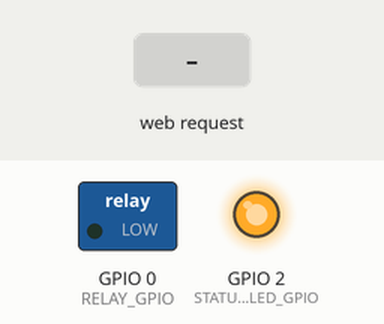
The program below on a simulated ESP8266 (NodeMCU). On the bench: switched loads named in the program (green lamp = pin HIGH), output pins drawn as LEDs (lit = HIGH). Dashed ring = blinking. The test bench sets the inputs (shaded band). WiFi joins after 1.5 s; servers stay silent unless stated; what the program prints to the serial monitor is not drawn.

Above: at 0.15 s.
At 1.25 s:
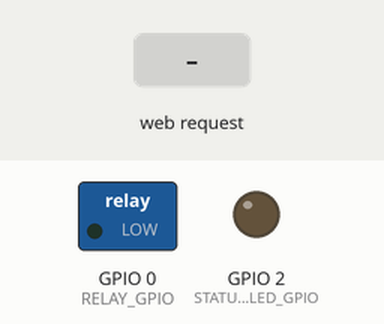
1.3 s: HTTP request GET /api/v1/relay received
At 1.45 s:
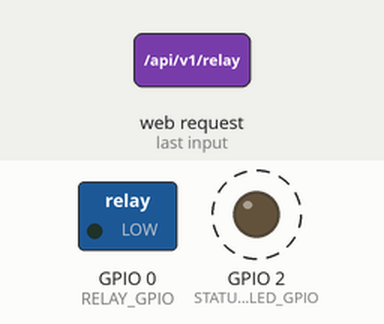
Timing chart, 0 to 4.3 s (numbered marks = the images above; inputs shaded):
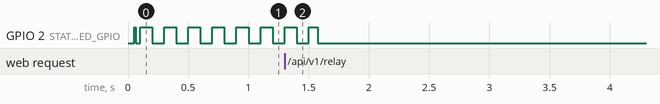

The program:

main.cpp
```cpp
// pump-zone-esp01 — ESP-01/01S irrigation-pump relay node.
//
// Drop-in replacement for the ESP32 ../pump-zone controller: same DEVICE_ID and
// same /api/v1/relay contract, rewritten on the Arduino/ESP8266 stack. Joins the
// AP as a STA, serves the relay control endpoint, enforces a local safety cutoff,
// blinks status on the onboard LED, and accepts OTA updates.

#include <Arduino.h>
#include <ArduinoOTA.h>
#include <ESP8266WiFi.h>

#include "pump_config.h"
#include "relay.h"
#include "secrets.h"  // DEVICE_ID, OTA_PASSWORD
#include "status_led.h"
#include "watchdog.h"
#include "web_server.h"
#include "wifi.h"

static bool s_services_up = false;   // web server + OTA started
static bool s_was_connected = false;

static void ota_begin(void) {
  ArduinoOTA.setHostname(DEVICE_ID);
  ArduinoOTA.setPassword(OTA_PASSWORD);

  ArduinoOTA.onStart([]() {
    // Safety: never leave the pump running across a firmware flash.
    relay_set(false);
    Serial.println("[ota] update starting — pump forced OFF");
  });
  ArduinoOTA.onEnd([]() { Serial.println("[ota] update complete"); });
  ArduinoOTA.onError([](ota_error_t error) {
    Serial.printf("[ota] error %u\n", error);
  });

  ArduinoOTA.begin();
  Serial.printf("[ota] ready as \"%s\"\n", DEVICE_ID);
}

void setup() {
  Serial.begin(115200);
  delay(50);
  Serial.printf("\n[main] pump-zone-esp01 \"%s\" booting\n", DEVICE_ID);

  relay_init();  // forces the pump OFF first thing
  status_led_init();
  status_led_set(LED_CONNECTING);

  wifi_begin();
  watchdog_init();  // arm the device-hang watchdog once boot init is done
  // The HTTP server + OTA come up once WiFi connects (handled in loop()).
}

void loop() {
  relay_loop();       // enforce the max-runtime safety cutoff
  status_led_loop();  // drive blink timing

  const bool connected = wifi_is_connected();
  watchdog_loop(connected);  // feed the watchdog + recover from a wedged link

  // Start services once, on the first successful connection.
  if (connected && !s_was_connected) {
    Serial.println("[wifi] connected");
    Serial.printf("[wifi]   IP:      %s\n", WiFi.localIP().toString().c_str());
    Serial.printf("[wifi]   gateway: %s\n", WiFi.gatewayIP().toString().c_str());
    Serial.printf("[wifi]   subnet:  %s\n", WiFi.subnetMask().toString().c_str());
    Serial.printf("[wifi]   RSSI:    %d dBm\n", WiFi.RSSI());
    Serial.printf("[http]   POST/GET http://%s/api/v1/relay\n", WiFi.localIP().toString().c_str());
    if (!s_services_up) {
      web_server_begin();
      ota_begin();
      s_services_up = true;
    }
  }
  s_was_connected = connected;

  if (s_services_up) {
    web_server_loop();
    ArduinoOTA.handle();
  }

  // LED priority: a running pump overrides connectivity status.
  if (relay_get_state()) {
    status_led_set(LED_PUMP_RUNNING);
  } else if (connected) {
    status_led_set(LED_READY);
  } else {
    status_led_set(s_services_up ? LED_WIFI_LOST : LED_CONNECTING);
  }
}
```

secrets.example.h
```cpp
// Copy to secrets.h and fill in real values. secrets.h is gitignored.
// This node joins the AP as a STA and gets its IP via DHCP — reserve its MAC in
// ap-server's web UI so it inherits the SAME reserved address the ESP32 pump-zone
// used (it is a drop-in replacement; keep DEVICE_ID = "pump_zone_01").
#ifndef SECRETS_H
#define SECRETS_H
#define WIFI_STA_AP_SSID     "MJU-SmartFarm-AP-II"   // AP to join (from ap-server)
#define WIFI_STA_AP_PASSWORD "password"              // change to your AP password
#define DEVICE_ID            "pump_zone_01"          // reuse the main pump's identity (drop-in)
#define OTA_PASSWORD         "change-me-ota"         // ArduinoOTA upload password
#endif // SECRETS_H
```

relay.cpp
```cpp
#include "relay.h"

#include <Arduino.h>

#include "pump_config.h"  // RELAY_GPIO, RELAY_ACTIVE_LEVEL, PUMP_MAX_RUN_MS

// Resolve the active/inactive digital levels from the configured polarity.
#define RELAY_ON_LEVEL  (RELAY_ACTIVE_LEVEL ? HIGH : LOW)
#define RELAY_OFF_LEVEL (RELAY_ACTIVE_LEVEL ? LOW : HIGH)

static bool s_on = false;
static bool s_safety_tripped = false;
static unsigned long s_deadline = 0;  // millis() at which auto-off fires (valid while s_on)

static void relay_write(bool on) {
  digitalWrite(RELAY_GPIO, on ? RELAY_ON_LEVEL : RELAY_OFF_LEVEL);
}

void relay_init(void) {
  pinMode(RELAY_GPIO, OUTPUT);
  relay_write(false);  // force pump OFF first thing (see GPIO0 boot note in pump_config.h)
  s_on = false;
  s_safety_tripped = false;
  Serial.printf("[relay] init on GPIO%d (active-%s), pump OFF\n",
                RELAY_GPIO, RELAY_ACTIVE_LEVEL ? "high" : "low");
}

void relay_set(bool on) {
  relay_write(on);
  s_on = on;
  s_safety_tripped = false;  // an explicit command clears any prior safety latch
  if (on) {
#if PUMP_MAX_RUN_MS > 0
    s_deadline = millis() + PUMP_MAX_RUN_MS;  // (re)arm the dead-man timer on each ON
    Serial.printf("[relay] pump ON (auto-off in %lu ms)\n", (unsigned long)PUMP_MAX_RUN_MS);
#else
    Serial.println("[relay] pump ON (safety cutoff disabled)");
#endif
  } else {
    Serial.println("[relay] pump OFF");
  }
}

bool relay_get_state(void) {
  return s_on;
}

bool relay_safety_tripped(void) {
  return s_safety_tripped;
}

unsigned long relay_remaining_ms(void) {
#if PUMP_MAX_RUN_MS > 0
  if (!s_on) {
    return 0;
  }
  // Signed delta tolerates millis() wraparound (~49 days).
  long rem = (long)(s_deadline - millis());
  return rem > 0 ? (unsigned long)rem : 0;
#else
  return 0;
#endif
}

void relay_loop(void) {
#if PUMP_MAX_RUN_MS > 0
  if (s_on && (long)(millis() - s_deadline) >= 0) {
    relay_write(false);
    s_on = false;
    s_safety_tripped = true;
    Serial.println("[relay] SAFETY CUTOFF — max runtime reached, pump forced OFF");
  }
#endif
}
```

relay.h
```cpp
#ifndef RELAY_H
#define RELAY_H
// Relay (pump) driver + local safety cutoff.
//
// The relay is a direct GPIO0 drive. relay_set(true) also (re)arms a max-runtime
// dead-man timer (PUMP_MAX_RUN_MS); relay_loop() must be called frequently from
// loop() to enforce it. When the timer fires, the pump is forced OFF and
// relay_safety_tripped() latches true until the next explicit relay_set().

#include <stdbool.h>

void relay_init(void);                  // configures the pin and forces the pump OFF
void relay_set(bool on);                // switch pump; each ON re-arms the safety timer
bool relay_get_state(void);             // true = pump running
void relay_loop(void);                  // call from loop(): enforces the max-runtime cutoff
bool relay_safety_tripped(void);        // true if the LAST off was caused by the safety timer
unsigned long relay_remaining_ms(void); // ms until auto-off while running (0 when off/disabled)

#endif // RELAY_H
```

status_led.cpp
```cpp
#include "status_led.h"

#include <Arduino.h>

#include "pump_config.h"  // STATUS_LED_GPIO, STATUS_LED_ACTIVE_LOW

#define LED_ON_LEVEL  (STATUS_LED_ACTIVE_LOW ? LOW : HIGH)
#define LED_OFF_LEVEL (STATUS_LED_ACTIVE_LOW ? HIGH : LOW)

static led_status_t s_status = LED_CONNECTING;

static void led_write(bool on) {
  digitalWrite(STATUS_LED_GPIO, on ? LED_ON_LEVEL : LED_OFF_LEVEL);
}

void status_led_init(void) {
  pinMode(STATUS_LED_GPIO, OUTPUT);
  led_write(false);
}

void status_led_set(led_status_t status) {
  s_status = status;
}

void status_led_loop(void) {
  const unsigned long now = millis();
  bool on;

  switch (s_status) {
    case LED_READY:
      on = true;  // solid
      break;

    case LED_CONNECTING:
      on = (now % 200UL) < 100UL;  // ~5 Hz fast blink
      break;

    case LED_WIFI_LOST:
      on = (now % 1500UL) < 150UL;  // brief blip every 1.5 s
      break;

    case LED_PUMP_RUNNING: {
      const unsigned long p = now % 1000UL;  // heartbeat double-blink
      on = (p < 100UL) || (p >= 200UL && p < 300UL);
      break;
    }

    default:
      on = false;
      break;
  }

  led_write(on);
}
```

status_led.h
```cpp
#ifndef STATUS_LED_H
#define STATUS_LED_H
// Single onboard LED (GPIO2, active-low) driven with non-blocking blink codes.
// The ESP-01 has no room for the RGB LED the ESP32 pump-zone used, so the four
// connectivity colors collapse into distinct blink patterns on one LED.
//
//   LED_CONNECTING   fast blink   (booting / joining WiFi, server not up)
//   LED_READY        solid on     (connected + HTTP server running)
//   LED_WIFI_LOST    slow blip    (was up, WiFi dropped)
//   LED_PUMP_RUNNING double-blink  (pump energized — overrides connectivity)

typedef enum {
  LED_CONNECTING = 0,
  LED_READY,
  LED_WIFI_LOST,
  LED_PUMP_RUNNING,
} led_status_t;

void status_led_init(void);
void status_led_set(led_status_t status);  // idempotent; safe to call every loop
void status_led_loop(void);                // call frequently: drives the blink timing

#endif // STATUS_LED_H
```

watchdog.cpp
```cpp
#include "watchdog.h"

#include <Arduino.h>

#include "pump_config.h"  // WDT_TIMEOUT_MS, WIFI_RECOVER_MS
#include "relay.h"        // relay_set — force the pump OFF before a recovery reboot

// millis() when the WiFi link first dropped; 0 means "currently connected".
static unsigned long s_wifi_lost_since = 0;

void watchdog_init(void) {
  // Arm the software watchdog with an explicit window; the ESP8266's hardware
  // watchdog (always on, ~8 s) backstops it if even this stops being serviced.
  // loop() must call watchdog_loop() often enough to feed it.
  ESP.wdtDisable();
  ESP.wdtEnable(WDT_TIMEOUT_MS);
  Serial.printf("[wdt] watchdog armed (%lu ms window)\n", (unsigned long)WDT_TIMEOUT_MS);
}

void watchdog_loop(bool wifi_connected) {
  ESP.wdtFeed();  // acute-hang guard: a wedged loop stops feeding -> chip resets

#if WIFI_RECOVER_MS > 0
  if (wifi_connected) {
    s_wifi_lost_since = 0;  // link healthy — reset the recovery timer
    return;
  }

  const unsigned long now = millis();
  if (s_wifi_lost_since == 0) {
    s_wifi_lost_since = now ? now : 1;  // start the clock (avoid the 0 sentinel at t=0)
    return;
  }

  // Signed delta tolerates millis() wraparound (~49 days).
  if ((long)(now - s_wifi_lost_since) >= (long)WIFI_RECOVER_MS) {
    // Up but uncommandable for too long: make the pump safe, then reboot to
    // recover connectivity/DHCP. A crashed hub is already covered by the
    // dead-man cutoff; this covers a wedged *local* link.
    Serial.println("[wdt] WiFi down too long — forcing pump OFF and rebooting");
    relay_set(false);
    delay(50);  // let the relay settle + serial flush
    ESP.restart();
  }
#endif
}
```

watchdog.h
```cpp
#ifndef WATCHDOG_H
#define WATCHDOG_H
// Device watchdog for the pump node — recover automatically when the device has
// a problem, in two layers:
//
//   1. Acute-hang watchdog — arms the ESP8266 software watchdog and feeds it each
//      loop. If loop() stops feeding it (a wedged HTTP handler, a blocked call),
//      the chip resets itself. The always-on hardware watchdog (~8 s) backstops it.
//
//   2. Lost-link recovery — a pump that can't reach the AP can no longer be
//      commanded (it can't receive an OFF), which is unsafe. If WiFi stays down
//      continuously past WIFI_RECOVER_MS, force the pump OFF and reboot to recover
//      the link/DHCP. Complements the dead-man cutoff (which bounds pump-ON time)
//      and WiFi.setAutoReconnect() (which handles brief blips).

#include <stdbool.h>

void watchdog_init(void);                 // arm the hardware/loop watchdog
void watchdog_loop(bool wifi_connected);  // feed it + run lost-link recovery

#endif  // WATCHDOG_H
```

web_server.cpp
```cpp
#include "web_server.h"

#include <ArduinoJson.h>
#include <ESP8266WebServer.h>
#include <string.h>

#include "pump_config.h"  // PUMP_HTTP_PORT
#include "relay.h"

static ESP8266WebServer server(PUMP_HTTP_PORT);

// Emit {"relay_status":"ON|OFF"} (+ remaining_ms while running, + safety_off if the
// last off was the dead-man timer) — mirrors pump-zone plus the ESP-01's safety info.
static void send_status(int code) {
  const bool on = relay_get_state();

  JsonDocument doc;
  doc["relay_status"] = on ? "ON" : "OFF";
  if (on) {
    doc["remaining_ms"] = relay_remaining_ms();
  }
  if (relay_safety_tripped()) {
    doc["safety_off"] = true;  // pump was auto-cut, not turned off by a command
  }

  String out;
  serializeJson(doc, out);

  server.sendHeader("Cache-Control", "no-cache, no-store, must-revalidate");
  server.send(code, "application/json", out);
}

static void send_error(int code, const char *message) {
  JsonDocument doc;
  doc["error"] = message;
  String out;
  serializeJson(doc, out);
  server.send(code, "application/json", out);
}

// GET /api/v1/relay -> current pump state.
static void handle_relay_get() {
  Serial.println("[http] GET /api/v1/relay");
  send_status(200);
}

// POST /api/v1/relay  body: {"state":"on"|"off"} -> switch the pump.
static void handle_relay_post() {
  if (!server.hasArg("plain")) {
    Serial.println("[http] POST /api/v1/relay — empty body");
    send_error(400, "empty body; expected {\"state\":\"on\"|\"off\"}");
    return;
  }

  const String &body = server.arg("plain");
  Serial.printf("[http] POST /api/v1/relay body=%s\n", body.c_str());

  JsonDocument doc;
  DeserializationError err = deserializeJson(doc, body);
  if (err) {
    send_error(400, "malformed JSON");
    return;
  }

  const char *state = doc["state"];
  if (state == nullptr) {
    send_error(400, "expected {\"state\":\"on\"|\"off\"}");
    return;
  }

  if (strcmp(state, "on") == 0) {
    relay_set(true);
  } else if (strcmp(state, "off") == 0) {
    relay_set(false);
  } else {
    send_error(400, "state must be \"on\" or \"off\"");
    return;
  }

  send_status(200);
}

void web_server_begin(void) {
  server.on("/api/v1/relay", HTTP_GET, handle_relay_get);
  server.on("/api/v1/relay", HTTP_POST, handle_relay_post);
  server.onNotFound([]() { send_error(404, "not found"); });
  server.begin();
  Serial.printf("[http] relay control server listening on :%d\n", PUMP_HTTP_PORT);
}

void web_server_loop(void) {
  server.handleClient();
}
```

web_server.h
```cpp
#ifndef WEB_SERVER_H
#define WEB_SERVER_H
// Relay-control HTTP server. Contract is identical to the ESP32 pump-zone so this
// node is interchangeable from the Node hub / dashboard's point of view:
//
//   POST /api/v1/relay   body {"state":"on"|"off"}  -> switch pump
//   GET  /api/v1/relay                              -> current state
//   both reply {"relay_status":"ON"|"OFF"[, "remaining_ms":N][, "safety_off":true]}
//
// No auth — WPA2 on the AP is the gate (same as pump-zone).

void web_server_begin(void);  // register routes + start listening (call once, after WiFi is up)
void web_server_loop(void);   // call frequently from loop() to service clients

#endif // WEB_SERVER_H
```

wifi.cpp
```cpp
#include "wifi.h"

#include <ESP8266WiFi.h>

#include "pump_config.h"  // USE_STATIC_IP, STATIC_IP_ADDR, ...
#include "secrets.h"      // WIFI_STA_AP_SSID, WIFI_STA_AP_PASSWORD, DEVICE_ID

void wifi_begin(void) {
  WiFi.persistent(false);        // don't wear flash rewriting credentials each boot
  WiFi.mode(WIFI_STA);
  WiFi.setAutoReconnect(true);   // driver reconnects automatically on drop
  WiFi.hostname(DEVICE_ID);      // shows up in the AP/DHCP client list

#if USE_STATIC_IP
  // Must be set BEFORE begin(). Claims the fixed address instead of DHCP.
  IPAddress ip(STATIC_IP_ADDR);
  IPAddress gw(STATIC_GATEWAY);
  IPAddress sn(STATIC_SUBNET);
  IPAddress dns(STATIC_DNS);
  if (!WiFi.config(ip, gw, sn, dns)) {
    Serial.println("[wifi] static IP config FAILED — falling back to DHCP");
  } else {
    Serial.printf("[wifi] static IP %s\n", ip.toString().c_str());
  }
#endif

  WiFi.begin(WIFI_STA_AP_SSID, WIFI_STA_AP_PASSWORD);
  Serial.printf("[wifi] joining \"%s\" as \"%s\"...\n", WIFI_STA_AP_SSID, DEVICE_ID);
}

bool wifi_is_connected(void) {
  return WiFi.status() == WL_CONNECTED;
}
```

wifi.h
```cpp
#ifndef WIFI_H
#define WIFI_H
// STA-only WiFi bring-up. ESP8266WiFi handles auto-reconnect internally, so this
// is far simpler than the ESP32 pump-zone's hand-rolled reconnect timer.

#include <stdbool.h>

void wifi_begin(void);        // start joining the AP (non-blocking)
bool wifi_is_connected(void); // true once associated + IP acquired

#endif // WIFI_H
```

Source omitted: pump_config.h (3487 bytes)

Measured:
- by itself, GPIO 2 (STATUS_LED_GPIO): alternates HIGH for 0.09 s and LOW for 0.10 s, 4 changes in all, then stays LOW
